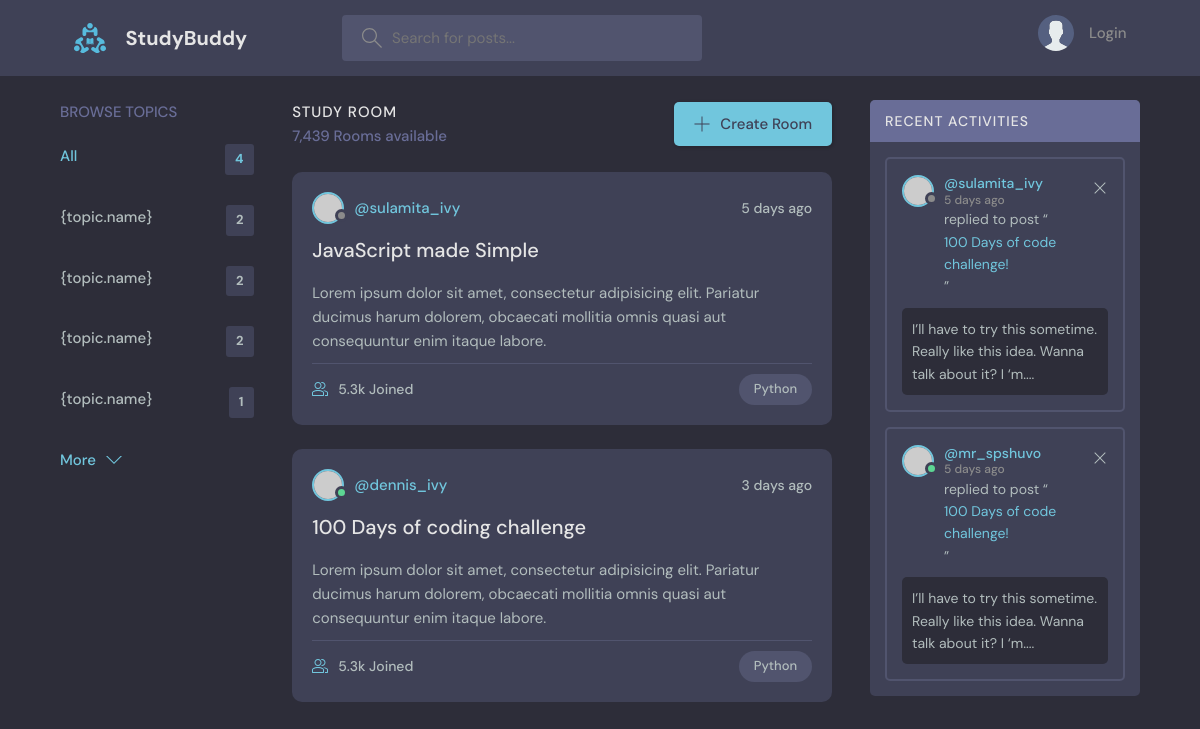
The page / on the database its author committed.
### base/models.py (models this page shows, shortened)
class Topic(models.Model):
    name = models.CharField(max_length=200)

### base/views.py (the view)
# urls.py: path('', views.home, name="home"),
def home(request):
    q = request.GET.get('q')
    if q == None:
        q = ''
    rooms = Room.objects.filter(
        Q(topic__name__icontains=q) |
        Q(name__icontains=q) |
        Q(description__icontains=q)
    )
    topics = Topic.objects.all()
    room_count = rooms.count()
    room_messages = Message.objects.filter(Q(room__topic__name__icontains=q))   # Can be modified to recent activity of the people you follow
    context = {'rooms': rooms, 'topics': topics,
        'room_count': room_count, 'room_messages': room_messages}
    return render(request, 'base/home.html', context)

### base/templates/base/home.html (shortened to what this page needs)
{% extends 'main.html' %}
{% block content %}
    <main class="layout layout--3">
      <div class="container">
        {% include 'base/topics_component.html' %}
        <div class="roomList">
          <div class="roomList__header">
            <div>
              <h2>Study Room</h2>
              <p>7,439 Rooms available</p>
            </div>
            <a class="btn btn--main" href="create-room.html">
              <svg version="1.1" xmlns="http://www.w3.org/2000/svg" width="32" height="32" viewBox="0 0 32 32">
                <title>add</title>
                <path
                  d="M16.943 0.943h-1.885v14.115h-14.115v1.885h14.115v14.115h1.885v-14.115h14.115v-1.885h-14.115v-14.115z"
                ></path>
              </svg>
              Create Room
            </a>
          </div>
          <div class="roomListRoom">
            <div class="roomListRoom__header">
              <a href="profile.html" class="roomListRoom__author">
                <div class="avatar avatar--small">
                  <img src="https://randomuser.me/api/portraits/women/11.jpg" />
                </div>
                <span>@sulamita_ivy</span>
              </a>
              <div class="roomListRoom__actions">
                <span>5 days ago</span>
              </div>
            </div>
            <div class="roomListRoom__content">
              <a href="room.html">JavaScript made Simple</a>
              <p>
                Lorem ipsum dolor sit amet, consectetur adipisicing elit. Pariatur ducimus harum dolorem, obcaecati
                mollitia omnis quasi aut consequuntur enim itaque labore.
              </p>
            </div>
            <div class="roomListRoom__meta">
              <a href="room.html" class="roomListRoom__joined">
                5.3k Joined
              </a>
              <p class="roomListRoom__topic">Python</p>
            </div>
          </div>
          <div class="roomListRoom">
            <div class="roomListRoom__header">
              <a href="profile.html" class="roomListRoom__author">
                <div class="avatar avatar--small active">
                  <img src="https://randomuser.me/api/portraits/men/11.jpg" />
                </div>
                <span>@dennis_ivy</span>
              </a>
              <div class="roomListRoom__actions">
                <span>3 days ago</span>
              </div>
            </div>
            <div class="roomListRoom__content">
              <a href="room.html">100 Days of coding challenge</a>
              <p>
                Lorem ipsum dolor sit amet, consectetur adipisicing elit. Pariatur ducimus harum dolorem, obcaecati
                mollitia omnis quasi aut consequuntur enim itaque labore.
              </p>
            </div>
            <div class="roomListRoom__meta">
              <a class="roomListRoom__joined">
                5.3k Joined
              </a>
              <p class="roomListRoom__topic">Python</p>
            </div>
          </div>
        </div>
        <div class="activities">
          <div class="activities__header">
            <h2>Recent Activities</h2>
          </div>
          <div class="activities__box">
            <div class="activities__boxHeader roomListRoom__header">
              <a href="profile.html" class="roomListRoom__author">
                <div class="avatar avatar--small">
                  <img src="https://randomuser.me/api/portraits/women/11.jpg" />
                </div>
                <p>
                  @sulamita_ivy
                  <span>5 days ago</span>
                </p>
              </a>
              <div class="roomListRoom__actions">
                <a href="#">
                  <svg version="1.1" xmlns="http://www.w3.org/2000/svg" width="32" height="32" viewBox="0 0 32 32">
                    <title>remove</title>
                    <path
                      d="M27.314 6.019l-1.333-1.333-9.98 9.981-9.981-9.981-1.333 1.333 9.981 9.981-9.981 9.98 1.333 1.333 9.981-9.98 9.98 9.98 1.333-1.333-9.98-9.98 9.98-9.981z"
                    ></path>
                  </svg>
                </a>
              </div>
            </div>
            <div class="activities__boxContent">
              <p>replied to post “<a href="room.html">100 Days of code challenge!</a>”</p>
              <div class="activities__boxRoomContent">
                I’ll have to try this sometime. Really like this idea. Wanna talk about it? I ‘m....
              </div>
            </div>
          </div>
          <div class="activities__box">
            <div class="activities__boxHeader roomListRoom__header">
              <a href="profile.html" class="roomListRoom__author">
                <div class="avatar avatar--small active">
                  <img src="https://randomuser.me/api/portraits/men/13.jpg" />
                </div>
                <p>
                  @mr_spshuvo
                  <span>5 days ago</span>
                </p>
              </a>
              <div class="roomListRoom__actions">
                <a href="#">
                  <svg version="1.1" xmlns="http://www.w3.org/2000/svg" width="32" height="32" viewBox="0 0 32 32">
                    <title>remove</title>
                    <path
                      d="M27.314 6.019l-1.333-1.333-9.98 9.981-9.981-9.981-1.333 1.333 9.981 9.981-9.981 9.98 1.333 1.333 9.981-9.98 9.98 9.98 1.333-1.333-9.98-9.98 9.98-9.981z"
                    ></path>
                  </svg>
                </a>
              </div>
            </div>
            <div class="activities__boxContent">
              <p>replied to post “<a href="room.html">100 Days of code challenge!</a>”</p>
              <div class="activities__boxRoomContent">
                I’ll have to try this sometime. Really like this idea. Wanna talk about it? I ‘m....
              </div>
            </div>
          </div>
        </div>
      </div>
    </main>
{% endblock content %}

### base/templates/base/topics_component.html
<div class="topics">
    <div class="topics__header">
      <h2>Browse Topics</h2>
    </div>
    <ul class="topics__list">
      <li>
        <a href="{% url 'home' %}" class="active">All <span>{{topics.count}}</span></a>
      </li>
      {% for topic in topics %}
      <li>
        <a href="{% url 'home' %}?q={{topic.name}}">{topic.name}<span>{{topic.room_set.count}}</span></a>
      </li>
      {% endfor %}
    </ul>
    <a class="btn btn--link" href="topics.html">
      More
      <svg version="1.1" xmlns="http://www.w3.org/2000/svg" width="32" height="32" viewBox="0 0 32 32">
        <title>chevron-down</title>
        <path d="M16 21l-13-13h-3l16 16 16-16h-3l-13 13z"></path>
      </svg>
    </a>
  </div>

### rows shown on the page
Topic: room_set.count "2"
Topic: room_set.count "2"
Topic: room_set.count "2"
Topic: room_set.count "1"

### other values the page prints
{{ topics.count }} "4"
